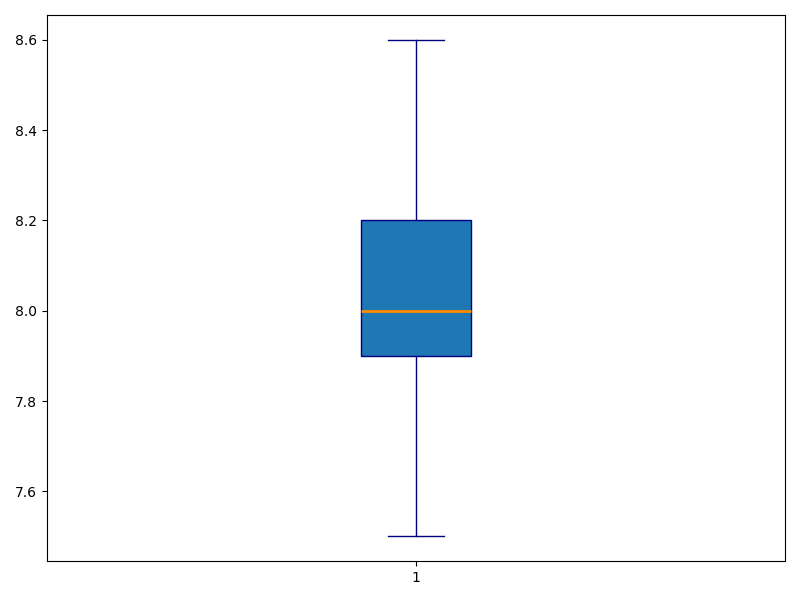

This figure's Python source:
import matplotlib.pyplot as plt

# Data
basketball_sleep_hours = [7.5, 8, 8.1, 7.9, 8.3, 8, 7.8, 8.2, 8.3, 8.1, 7.9, 8, 7.5, 8, 8.2, 8.4, 8.6, 7.8, 8.1, 7.9]

fig, ax = plt.subplots(figsize=(8, 6))

ax.boxplot(basketball_sleep_hours, patch_artist=True,
           boxprops=dict(color='navy'),
           whiskerprops=dict(color='navy'),
           capprops=dict(color='navy'),
           flierprops=dict(marker='o', color='navy', markersize=6, alpha=0.6),
           medianprops=dict(color='darkorange', linewidth=2))

plt.tight_layout()
plt.show()
